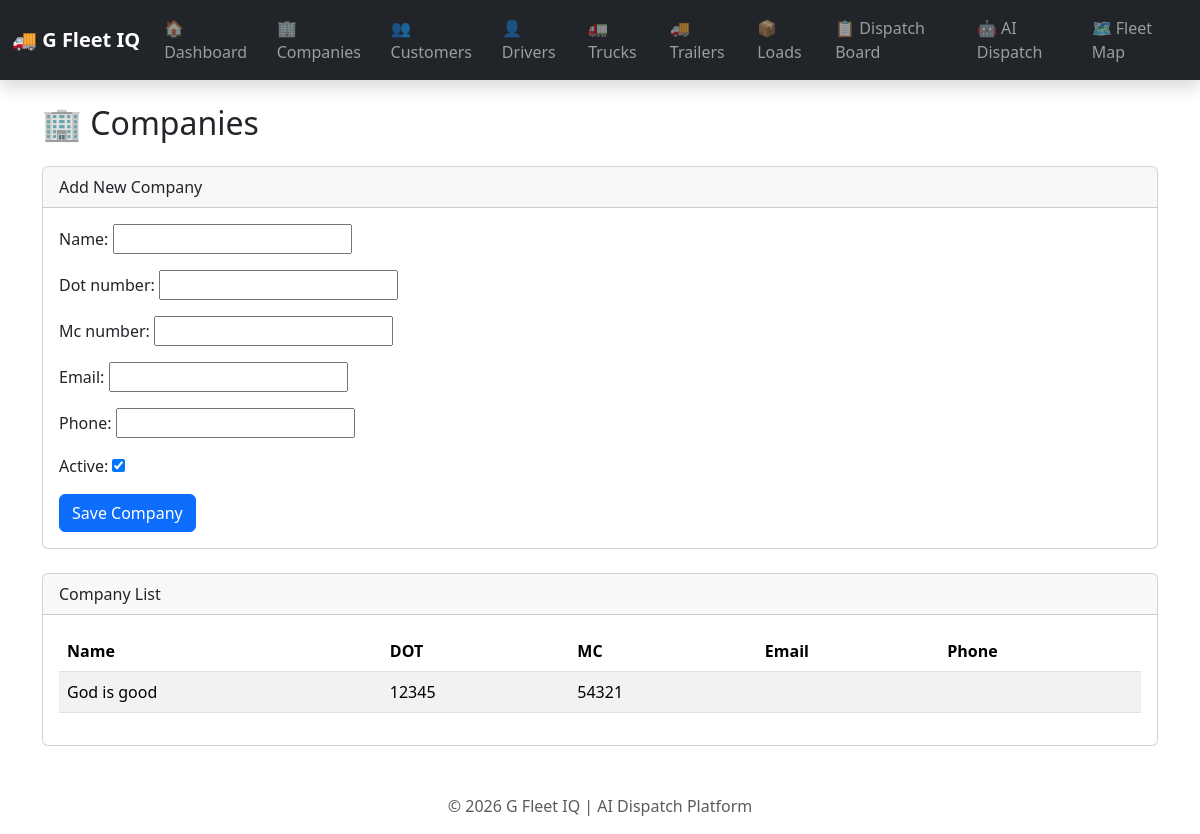
The app's page /companies/, older data.
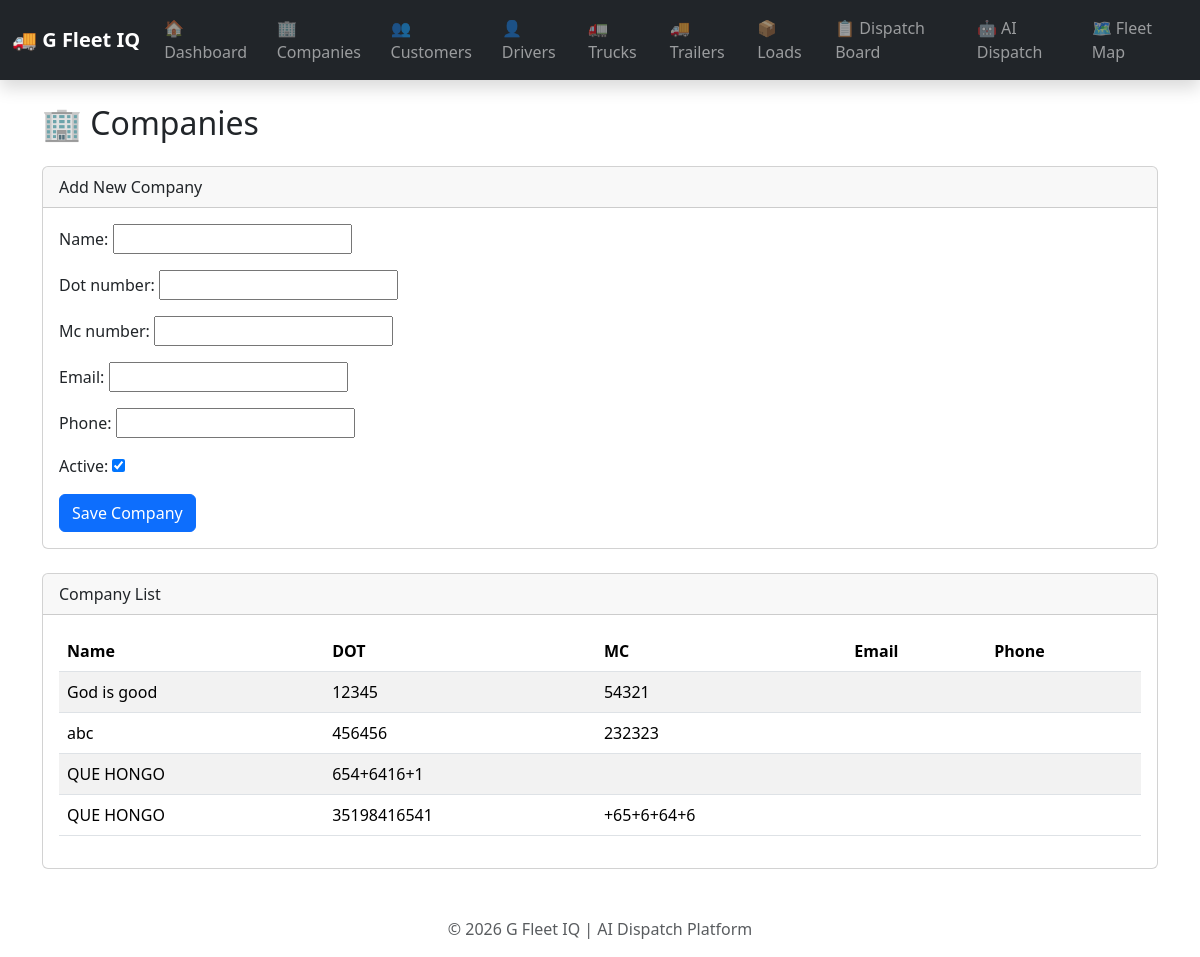
The same page, newer data.
### fleet/models.py (models this page shows, shortened)
class Company(models.Model):
    name = models.CharField(max_length=200)
    dot_number = models.CharField(max_length=50, blank=True)
    mc_number = models.CharField(max_length=50, blank=True)
    email = models.EmailField(blank=True)
    phone = models.CharField(max_length=30, blank=True)
    active = models.BooleanField(default=True)

### dashboard/views.py (the view)
# urls.py: path("companies/", views.companies, name="companies"),
def companies(request):
    if request.method == "POST":
        form = CompanyForm(request.POST)
        if form.is_valid():
            form.save()
            return redirect("companies")
    else:
        form = CompanyForm()
    return render(
        request,
        "dashboard/companies.html",
        {
            "companies": Company.objects.all(),
            "form": form,
        },
    )

### dashboard/forms.py
class CompanyForm(forms.ModelForm):
    class Meta:
        model = Company
        fields = "__all__"

### dashboard/templates/dashboard/companies.html (shortened to what this page needs)
{% extends "dashboard/base.html" %}
{% block content %}
<h2 class="mb-4">🏢 Companies</h2>
<div class="card mb-4">
    <div class="card-header">
        Add New Company
    </div>
    <div class="card-body">
        <form method="post">
            {{ form.as_p }}
            <button type="submit" class="btn btn-primary">
                Save Company
            </button>
        </form>
    </div>
</div>
<div class="card">
    <div class="card-header">
        Company List
    </div>
    <div class="card-body">
        <table class="table table-striped">
            <thead>
                <tr>
                    <th>Name</th>
                    <th>DOT</th>
                    <th>MC</th>
                    <th>Email</th>
                    <th>Phone</th>
                </tr>
            </thead>
            <tbody>
            {% for company in companies %}
                <tr>
                    <td>{{ company.name }}</td>
                    <td>{{ company.dot_number }}</td>
                    <td>{{ company.mc_number }}</td>
                    <td>{{ company.email }}</td>
                    <td>{{ company.phone }}</td>
                </tr>
            {% empty %}
                <tr>
                    <td colspan="5">No companies found.</td>
                </tr>
            {% endfor %}
            </tbody>
        </table>
    </div>
</div>
{% endblock %}

Row changes from the older to the newer data that the page shows:
added Company: name "abc", dot_number "456456", mc_number "232323"
added Company: name "QUE HONGO", dot_number "654+6416+1"
added Company: name "QUE HONGO", dot_number "35198416541", mc_number "+65+6+64+6"
